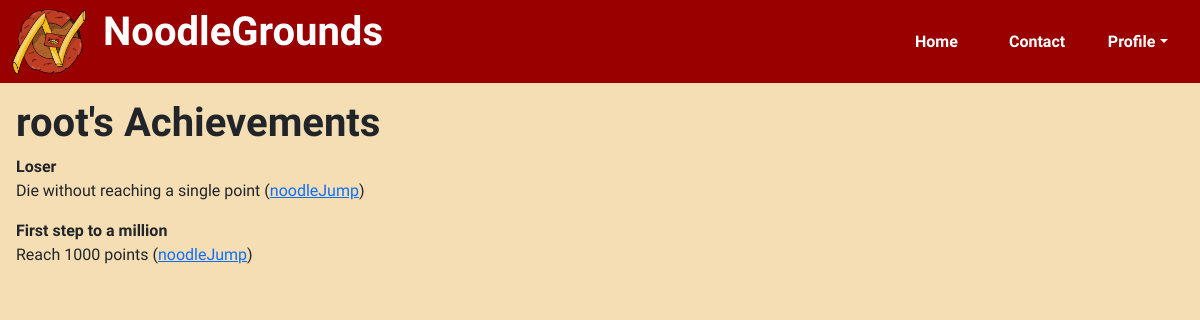
Page /profile/root on the committed database.
### core/models.py (models this page shows, shortened)
class User(AbstractBaseUser):
    email = models.EmailField("E-Mail", max_length=255, unique=True)
    username = models.CharField("Username", max_length=25, unique=True)
    is_admin = models.BooleanField(default=False)
    achievements = models.ManyToManyField(Achievement)
    objects = UserManager()
    USERNAME_FIELD = 'email'
    REQUIRED_FIELDS = ['username']

### games/models.py (models this page shows, shortened)
class Achievement(models.Model):
    title = models.CharField('achievement title', max_length=50)
    description = models.CharField('achievement description', max_length=255)
    game = models.ForeignKey(Game, on_delete=models.CASCADE)

class Game(models.Model):
    title = models.CharField(max_length=255)
    description = models.CharField(max_length=1023)
    internal_name = models.CharField(max_length=255, unique=True,
                                     help_text='<b>Beispiel:</b> Wenn in urls.py name="noodle_jump" und der static Ordner für noodle_jump="/games/static/games/noodle_jump/", dann ist internal_name als "noodle_jump" zu wählen')

### core/views.py (the view)
# urls.py: path('profile', self_profile, name="profile"),
def profile(request: HttpRequest, username: str):
    try:
        user = User.objects.get(username=username)
        return render(request, 'core/profile.html', {'user': user})
    except User.DoesNotExist:
        return render(request, 'core/profile_404.html')

### core/templates/core/profile.html
{% extends 'core/base.html' %} {% load static %}
{% block content %}
<div class="mt-3 ms-3">
    <h1>{{user.username}}'s Achievements</h1>
    {% for achievement in user.achievements.all %}
    <div>
        <p class="mb-0">
            <b> {{ achievement.title }} </b>
        </p>
        <p>{{ achievement.description }} (<a href="/{{ achievement.game.internal_name }}">{{ achievement.game.title}}</a>)</p>
    </div>
    {% endfor %}
</div>
{% endblock content %}

### core/static/core/css/style.css (style rules this page uses)
body { background-color: wheat !important; font-family: 'Delius' !important; }
h1 { font-weight: bolder !important; }

### rows in the picture
User: username "root"
Achievement: title "Loser", description "Die without reaching a single point", game "noodleJump"
Achievement: title "First step to a million", description "Reach 1000 points", game "noodleJump"
